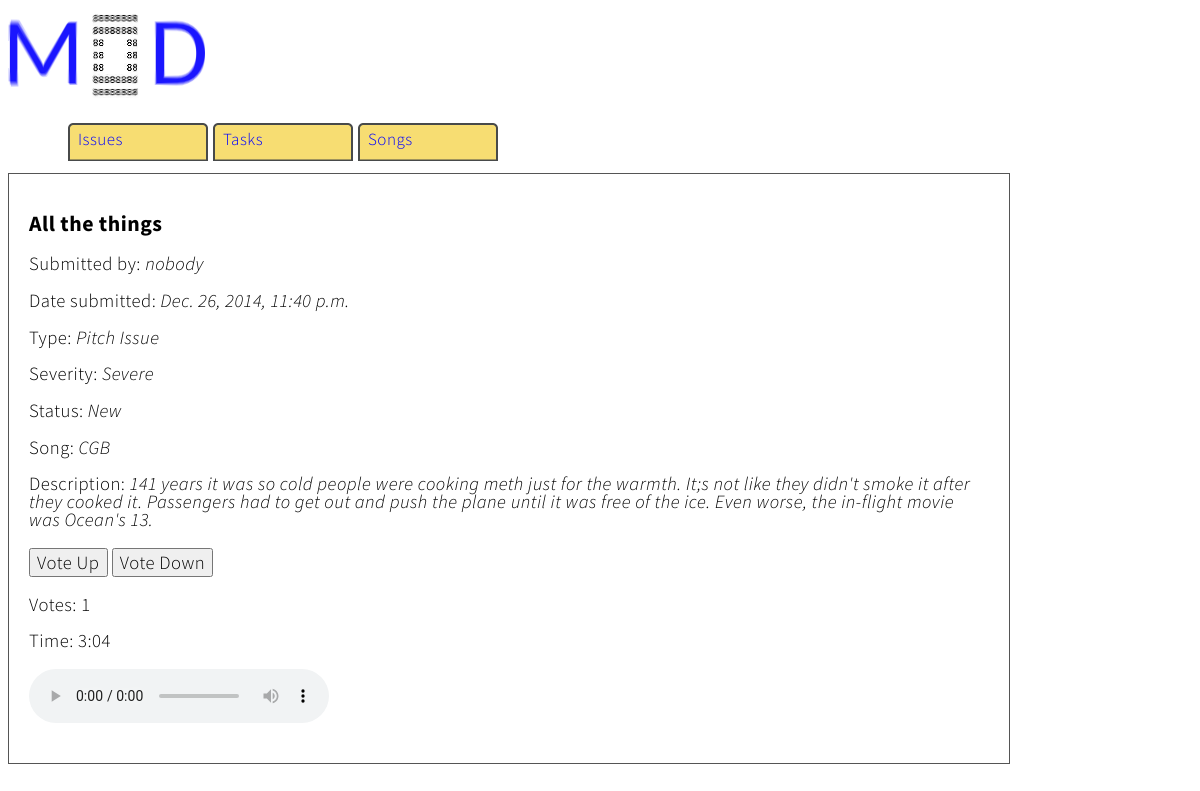
/issues/3/, run on the app's committed database.
### issues/models.py (models this page shows, shortened)
class Issue(models.Model):
    def is_new(self):
        return self.status == 'New'
    def timecode(self):
        minutes = self.seconds / 60
        seconds = self.seconds % 60
        return "%d:%02d" % (minutes, seconds)
    is_new.boolean = True
    title = models.CharField(max_length=50)
    description = models.CharField(max_length=1000)
    date = models.DateTimeField('date')
    typeof = models.CharField(max_length=100, choices=TYPE_CHOICES, default='Suggestion')
    severity = models.CharField(max_length = 100, choices=SEVERITY_CHOICES, default='Trivial')
    status = models.CharField(max_length = 50, choices=STATUS_CHOICES, default='New')
    votes = models.IntegerField(default=0)
    song = models.ForeignKey(Song)
    seconds = models.IntegerField(default=0)
    postedby = models.CharField(max_length=30, default='nobody')

class Song(models.Model):
    title = models.CharField(max_length=50, default='')
    notes = models.CharField(max_length=200, default='None')
    url = models.CharField(max_length=500, default='')

### issues/views.py (the view)
# urls.py: url(r'^(?P<pk>\d+)/$', views.DetailView.as_view(), name='detail'),
class DetailView(generic.DetailView):
    model = Issue
    template_name = 'issues/detail.html'

### issues/templates/issues/detail.html (shortened to what this page needs)
{% load staticfiles %}
<link rel="stylesheet" type="text/css" href="{% static 'issues/style.css' %}"/>
<head>
</head>
<body>
<header id='header'>
    <img src="{% static 'issues/images/mod.png' %}"/>
    <div class='top'>
        <ul>
            <a href="{% url 'issues:index' %}"><li>Issues</li></a>
            <a href="{% url 'issues:task_index' %}"><li>Tasks</li></a>
            <a href="{% url 'issues:song_index' %}"><li>Songs</li></a>
        </ul>
    </div>
</header>
<div class='details'>
<h3>{{ issue.title }}</h3>
<div class='detail'>
    <p>Submitted by: <i>{{ issue.postedby }}</i></p>
    <p>Date submitted: <i>{{ issue.date }}</i></p>
    <p>Type: <i>{{ issue.typeof }}</i></p>
    <p>Severity: <i>{{ issue.severity }}</i></p>
    <p>Status: <i>{{ issue.status }}</i></p>
    {% if issue.song.title != 'General' %}
        <p>Song: <i>{{ issue.song.title }}</i></p>
    {% endif %}
    <div class='description'><p>Description: <i>{{ issue.description }}</i></p></div>
<form action="{% url 'issues:vote' issue.id %}" method="post">
    <input type='submit' name='voteup' value='Vote Up'>
    <input type='submit' name='votedown' value='Vote Down'>
</form>
<p>Votes: {{ issue.votes }}</p>
<p>Time: {{ issue.timecode }}</p>
{% if issue.song.url != '' %}
<audio controls id="song">
  <source src="{{ issue.song.url }}" type="audio/mpeg">
</audio>
{% endif %}
</div>
</div>
</body>

### issues/static/issues/style.css (style rules this page uses)
body,input,textarea,select { font-family: 'Source Sans Pro', sans-serif; font-weight: 300; font-size: 14pt; line-height: 1.75em; color: #000000; letter-spacing: 0.5px; }
.top { float: left; width:960px; padding:0px 20px 0px 20px; }
.top a { text-decoration: none; }
.top a:link { color: #0000FF; }
.top li { float: left; width: 125px; height: 50px; margin-top: 1px; text-align: left; font-size: 17px; background:url('images/tab.png'); background-repeat: no-repeat; list-style-type: none; padding: 0px 10px; }
#header { float: left; }
#header img { float: left; }
.details { float:left; width:960px; padding:20px 20px 40px 20px; line-height:18px; border: 1px solid #555555; }

### data on the page
Issue: title "All the things", postedby "nobody", date "Dec. 26, 2014, 11:40 p.m.", typeof "Pitch Issue", severity "Severe", status "New", song "CGB", description "141 years it was so cold people were cooking meth just for the warmth. It;s not like they didn't smoke it after they cooked it. Passengers had to get out and push the plane until it was free of the ice. Even worse, the in-flight movie was Ocean's 13.", votes "1", timecode "3:04"
